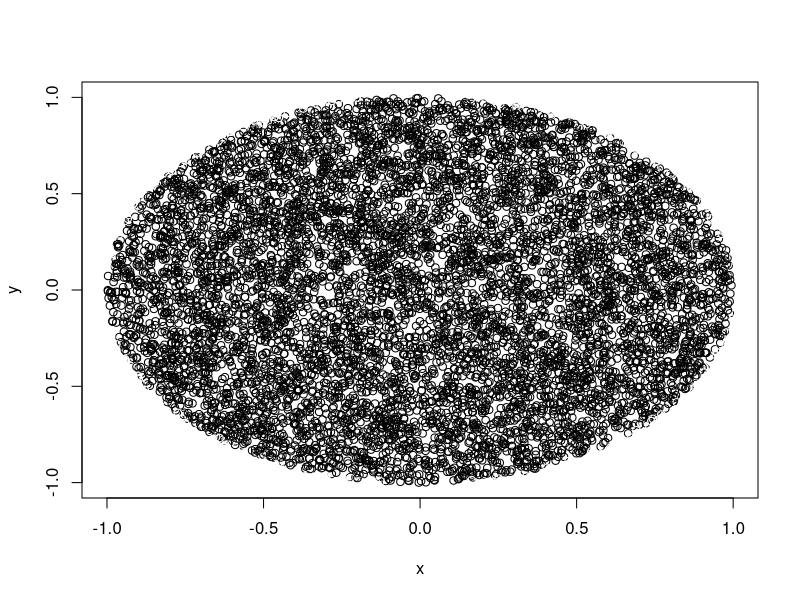
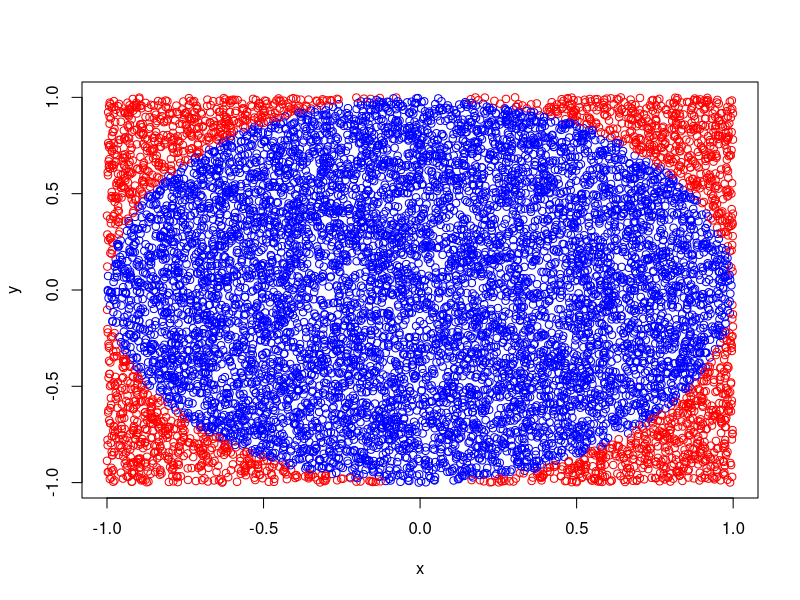
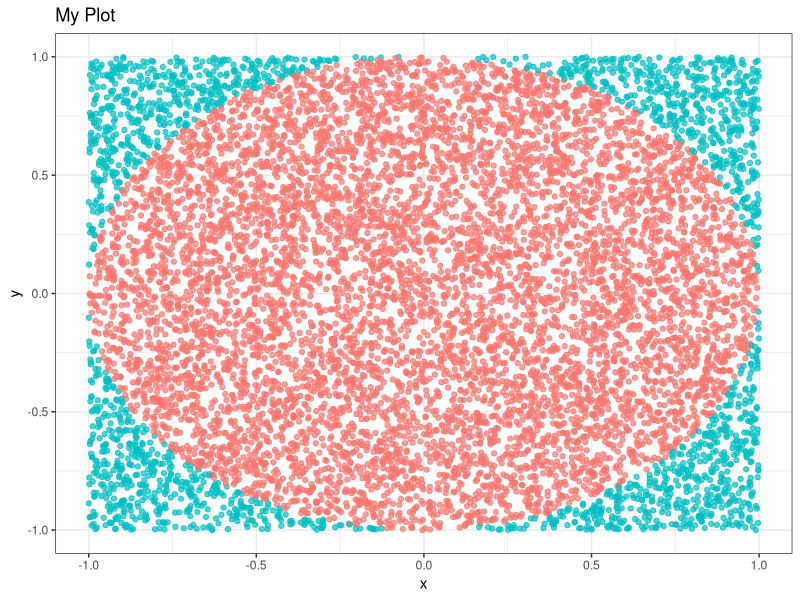
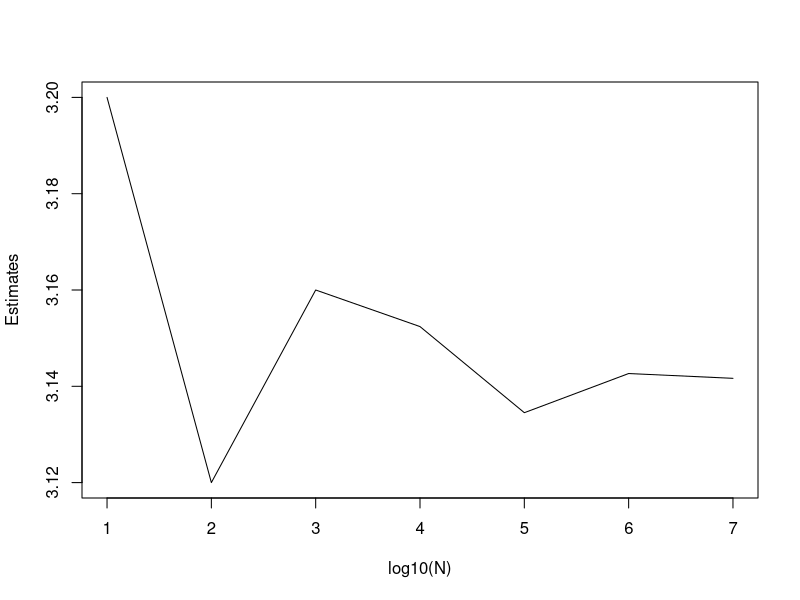
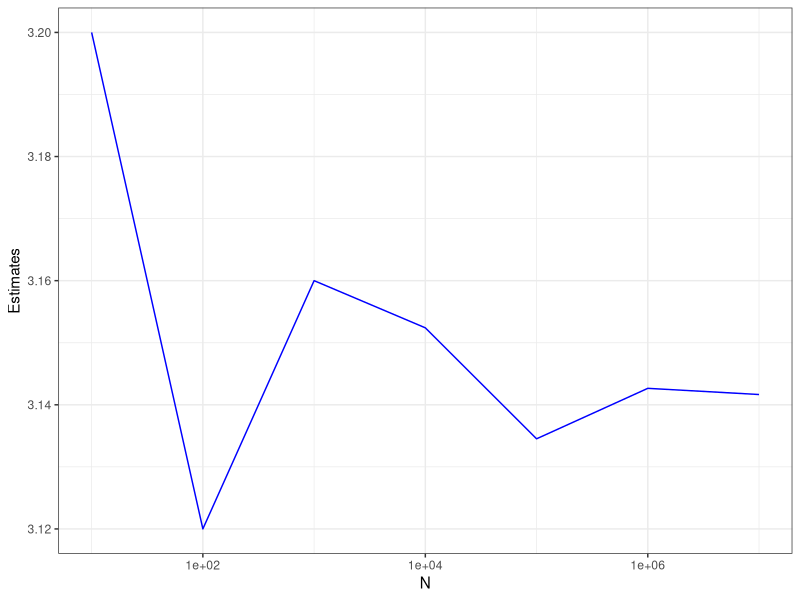
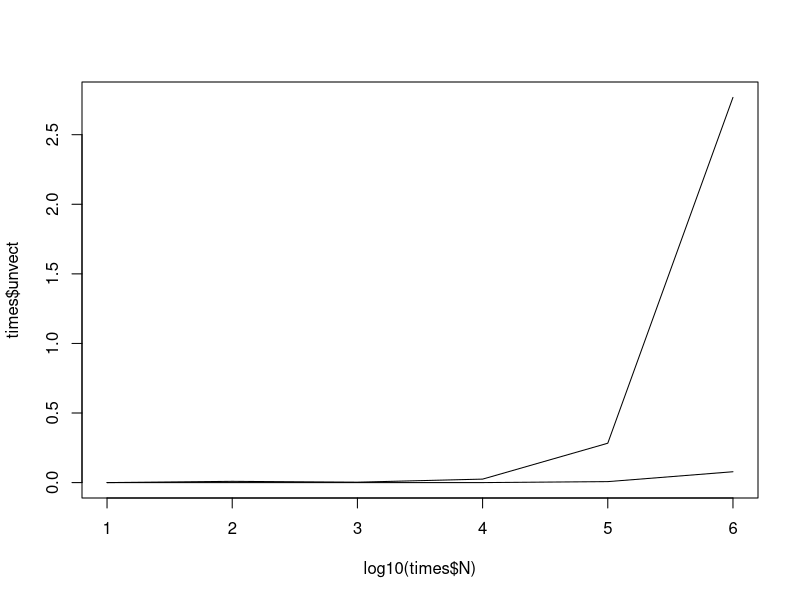
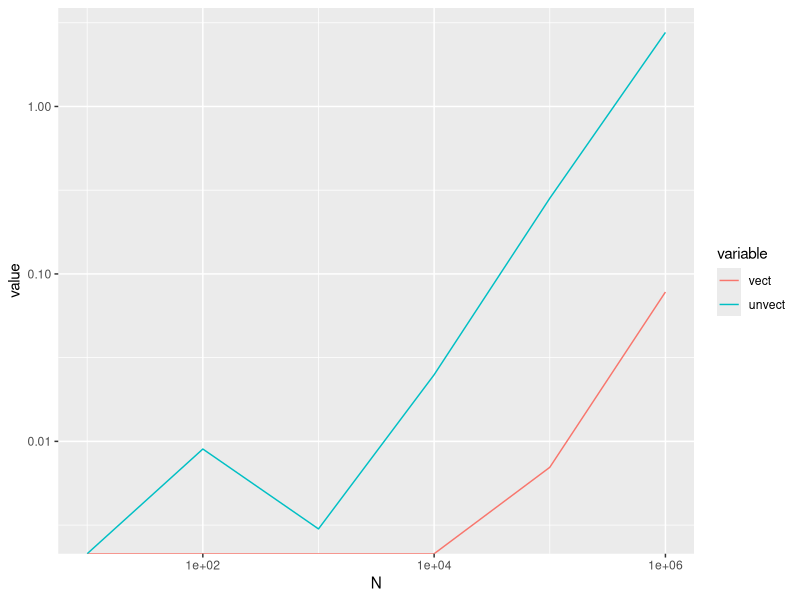

Write the R code that produced these figures, in order.
#Let's assume you already know a bit about R. This exercise should serve 
#as a review, and teach you about vectorizing your code.

#Problem: we want to estimate the value of PI. 
#One way to do this is to estimate the ratio of the area of a square to
#the area of a circle inscribed in that square. Note that if we have a 
#circle of radius r and a square of side lenght 2*r, the ratio of their 
#areas is: (PI*r^2) / (2*r)^2 = PI/4. 
#So, 4*((area of circle)/(area of square)) = PI.
#How do we estimate those areas? Through sampling. The number of samples 
#inside a given shape is proportional to its area.

#We'll go over two ways to code this: un-vectorized & vectorized.
#Un-Vectorized Code
r = 1
Nsim = 1e4
set.seed(20)
num_circle = 0
for(i in 1:Nsim){
  x = runif(1, min=-r, max=r)
  y = runif(1, min=-r, max=r)
  if(x^2 + y^2 < r)
    num_circle = num_circle + 1 
}
#Note that due to the way we sampled our x and y coords, every sample is within the box.
#so we're dividing by Nsim
print(4*num_circle / Nsim)
#repeat with higher levels of Nsim to get better estimates of PI. 
#But with higher levels of Nsim, the computation gets REALLY slow.

#Vectorized Code
r = 1
Nsim = 1e4
#set.seed(20)
x = runif(Nsim, min=-r, max=r)
y = runif(Nsim, min=-r, max=r)
in_circle = (x^2 + y^2) < r^2
num_circle = sum(in_circle)
print(4*num_circle / Nsim)
#Try it at Nsim = 1e6 or 1e7. Notice how much faster that is for higher levels of Nsim?

#Let's plot our samples
plot(x, y, col = in_circle)
#That's not right... it's interpreting TRUE/FALSE as black/white
color = ifelse(in_circle, 'blue', 'red')
plot(x, y, col=color)
library(ggplot2)
circle_plotdata = data.frame(x, y, color)
ggplot(data = circle_plotdata, aes(x=x, y =y, color = color)) +
  geom_point(alpha = 0.7) + guides(color = FALSE) + theme_bw() +
  labs(title = "My Plot")



#Wrap our vectorized code into a function, then we can see how our 
#estimate of PI changes over Nsim
PIsim = function(Nsim){
  r = 1
  x = runif(Nsim, min=-r, max=r)
  y = runif(Nsim, min=-r, max=r)
  num_circle = sum((x^2 + y^2) < r^2)
  return(4*num_circle / Nsim)
}
N = 10^(1:7)
set.seed(15)
Estimates = numeric(length(N))
for(i in 1:length(N))
  Estimates[i] = PIsim(N[i])
#Estimates = sapply(N, PIsim) #a vectorized way to do the above for loop
#This might be too advanced for the first lecture, but it would be good
#to learn how to use the apply family of functions and/or the plyr library.
plot(log10(N), Estimates, type = 'l')

plotdata = data.frame(N, Estimates)
ggplot(plotdata, aes(x=N, y = Estimates)) + geom_line(color = 'blue') +
  scale_x_log10() + theme_bw()
#ggplot(data = plotdata, aes(x = N, y = Estimates)) + geom_line(color = 'blue') +
#  scale_x_log10() + theme_bw()

#Speed Comparison - vectorized vs. unvectorized
PIsim_unvect = function(Nsim){
  r = 1
  num_circle = 0
  for(i in 1:Nsim){
    x = runif(1, min=-r, max=r)
    y = runif(1, min=-r, max=r)
    if(x^2 + y^2 < r)
      num_circle = num_circle + 1 
  }
  return(4*num_circle / Nsim)
}
N = 10^(1:6)
times = data.frame(N=N, vect = numeric(6), unvect = numeric(6))
#Again, there are faster ways than a for loop. But this is a pretty short
#loop, so it's not a huge deal.
for(i in 1:length(N)){
  times$vect[i] = system.time(PIsim(times$N[i]))[3]
  times$unvect[i] = system.time(PIsim_unvect(times$N[i]))[3]
}
times
cbind(times$N, times$unvect / times$vect)
plot(log10(times$N), times$unvect, type='l')
lines(log10(times$N), times$vect)
library(reshape2)
plotdata = melt(times, measure.vars = c('vect', 'unvect'))
ggplot(plotdata, aes(x = N, y = value, color = variable)) + 
  geom_line() + scale_x_log10() + scale_y_log10()
